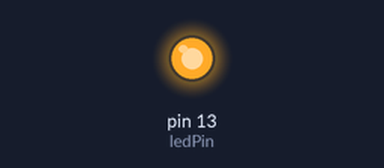
The sketch below on a simulated Arduino Uno, built with avr-gcc and run on an emulated ATmega328P. On the bench: output pins drawn as LEDs (lit = HIGH).

Above: at 0.12 s.
At 11.3 s:
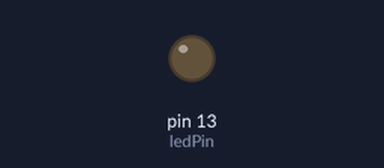
Timing chart, 0 to 16.9 s (numbered marks = the images above):
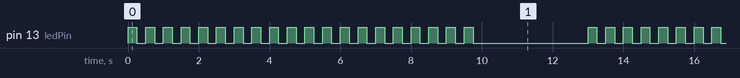

Measured:
- by itself, pin 13 (ledPin): repeats every 13.0 s: HIGH 0.25 s, LOW 3.3 s, 19 × (HIGH 0.25 s, LOW 0.25 s)
- by itself, everything shown: repeats every 13.0 s, in 40 steps

The sketch:

03_03_blink_functrion_params.ino
```cpp
// 03_03_blink_functrion_params

const int ledPin = 13;
const int delayPeriod = 250;

void setup() {
  pinMode(ledPin, OUTPUT);
}

void loop() {
  flash(20, delayPeriod);
  delay(3000);
}

void flash(int numFlashes, int d) {
  for (int i = 0; i < numFlashes; i ++) {
    digitalWrite(ledPin, HIGH);
    delay(d);
    digitalWrite(ledPin, LOW);
    delay(d);
  }
}
```
